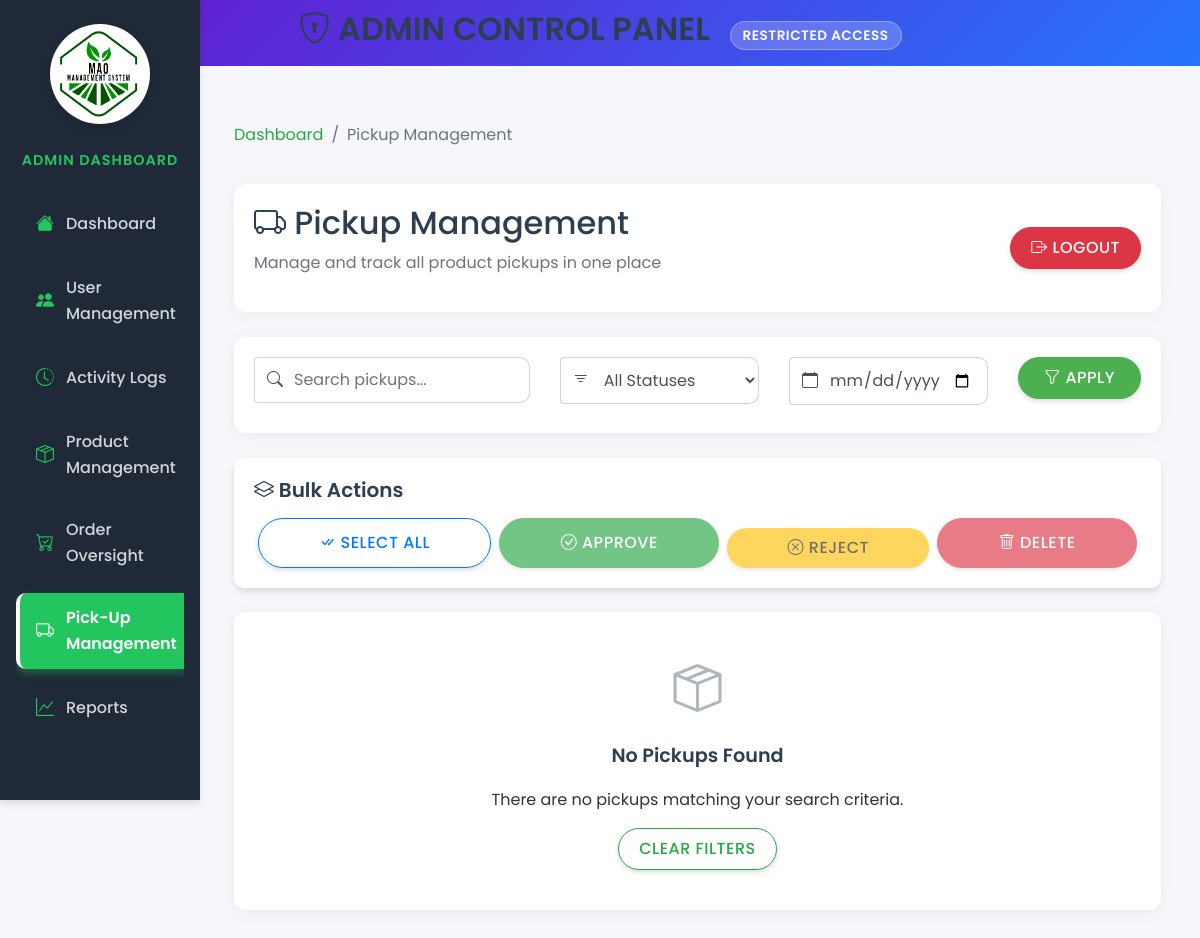
/views/admin/pickup-management.php?date=2025-05-16 00:00:00 (signed in), run on an earlier commit of the app's database.
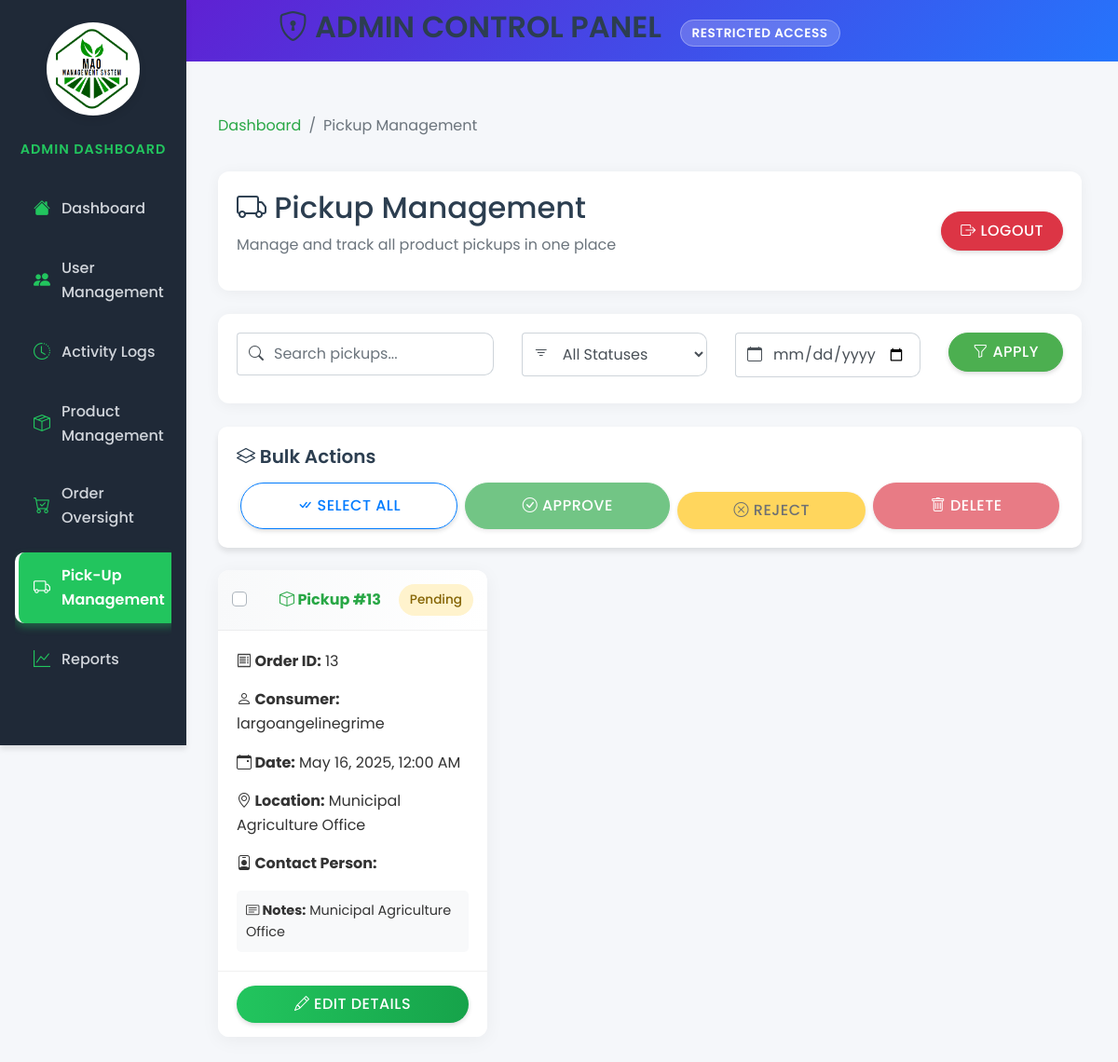
And on a later commit of the database.
### tables this page shows
CREATE TABLE `pickups` (
  `pickup_id` int(11) NOT NULL,
  `order_id` int(11) NOT NULL,
  `payment_id` int(11) DEFAULT NULL,
  `pickup_status` enum('pending','processing','ready','completed','canceled') DEFAULT 'pending',
  `pickup_date` datetime DEFAULT NULL,
  `pickup_location` varchar(255) DEFAULT 'Municipal Agriculture Office',
  `pickup_notes` text DEFAULT NULL,
  `office_location` varchar(255) DEFAULT 'Municipal Agriculture Office',
  `contact_person` varchar(100) DEFAULT NULL
);

CREATE TABLE `orders` (
  `order_id` int(11) NOT NULL,
  `consumer_id` int(11) DEFAULT NULL,
  `order_status` enum('pending','processing','ready','completed','canceled') DEFAULT 'pending',
  `order_date` timestamp NOT NULL DEFAULT current_timestamp(),
  `pickup_details` text DEFAULT NULL
);

CREATE TABLE `users` (
  `user_id` int(11) NOT NULL,
  `username` varchar(50) NOT NULL,
  `password` varchar(255) NOT NULL,
  `email` varchar(100) NOT NULL,
  `role_id` int(11) DEFAULT NULL,
  `created_at` timestamp NOT NULL DEFAULT current_timestamp(),
  `updated_at` timestamp NOT NULL DEFAULT current_timestamp() ON UPDATE current_timestamp(),
  `first_name` varchar(100) NOT NULL,
  `last_name` varchar(100) NOT NULL,
  `contact_number` varchar(20) DEFAULT NULL,
  `address` text DEFAULT NULL
);

### views/admin/pickup-management.php (the view, shortened to what the rows shown need)
<?php
$database = new Database();
$conn = $database->connect();
$limit = 10;
$page = isset($_GET['page']) ? (int)$_GET['page'] : 1;
$offset = ($page - 1) * $limit;
$dateFilter = isset($_GET['date']) ? $_GET['date'] : '';
$query = "SELECT
            p.pickup_id,
            o.order_id,
            c.username AS consumer_name,
            p.pickup_status,
            p.pickup_date,
            p.pickup_location,
            p.contact_person,
            p.pickup_notes
          FROM pickups AS p
          JOIN orders AS o ON p.order_id = o.order_id
          JOIN users AS c ON o.consumer_id = c.user_id";
$whereClauses = [];
$queryParams = [];
if (!empty($dateFilter)) {
    $whereClauses[] = "DATE(p.pickup_date) = :date";
    $queryParams[':date'] = $dateFilter;
}
if (!empty($whereClauses)) {
    $query .= " WHERE " . implode(" AND ", $whereClauses);
}
$query .= " ORDER BY p.pickup_date DESC LIMIT :limit OFFSET :offset";
$stmt = $conn->prepare($query);
$stmt->bindValue(':limit', $limit, PDO::PARAM_INT);
$stmt->bindValue(':offset', $offset, PDO::PARAM_INT);
if (!empty($queryParams)) {
    foreach ($queryParams as $param => $value) {
        $stmt->bindValue($param, $value, PDO::PARAM_STR);
    }
}
$stmt->execute();
$pickups = $stmt->fetchAll(PDO::FETCH_ASSOC);
?>
<!DOCTYPE html>
<html lang="en">
<head>
    <link href="https://stackpath.bootstrapcdn.com/bootstrap/4.5.2/css/bootstrap.min.css" rel="stylesheet">
    <link href="https://cdn.jsdelivr.net/npm/bootstrap-icons/font/bootstrap-icons.css" rel="stylesheet">
    <link rel="stylesheet" href="../../public/style/admin.css">
    <link rel="stylesheet" href="../../public/style/admin-sidebar.css">
    <link rel="stylesheet" href="../../public/style/pickup-management.css">
    <link rel="stylesheet" href="https://cdnjs.cloudflare.com/ajax/libs/bootstrap-datepicker/1.9.0/css/bootstrap-datepicker.min.css">
</head>
<body>
    <div class="admin-header text-center">
        <h2><i class="bi bi-shield-lock"></i> ADMIN CONTROL PANEL <span class="admin-badge">Restricted Access</span></h2>
    </div>
    <div class="container-fluid">
        <div class="row">
            <main role="main" class="col-md-9 ml-sm-auto col-lg-10 px-4 py-4 pickup-management-page">
                <div class="page-header">
                    <div class="header-content">
                        <h1 class="h2"><i class="bi bi-truck"></i> Pickup Management</h1>
                    </div>
                </div>
                <?php if (count($pickups) > 0): ?>
                    <div class="row">
                        <?php foreach ($pickups as $pickup): ?>
                            <div class="col-md-6 col-lg-4">
                                <div class="card pickup-card mb-4">
                                    <div class="card-header d-flex justify-content-between align-items-center">
                                        <span class="font-weight-bold"><i class="bi bi-box"></i> Pickup #<?= htmlspecialchars($pickup['pickup_id']) ?></span>
                                        <span class="status-label status-<?= strtolower(str_replace(' ', '-', $pickup['pickup_status'])) ?>">
                                            <?= ucfirst(htmlspecialchars($pickup['pickup_status'])) ?>
                                        </span>
                                    </div>
                                    <div class="card-body">
                                        <p><strong><i class="bi bi-receipt"></i> Order ID:</strong> <?= htmlspecialchars($pickup['order_id']) ?></p>
                                        <p><strong><i class="bi bi-person"></i> Consumer:</strong> <?= htmlspecialchars($pickup['consumer_name']) ?></p>
                                        <p><strong><i class="bi bi-calendar-event"></i> Date:</strong> <?= htmlspecialchars(date("F j, Y, g:i A", strtotime($pickup['pickup_date']))) ?></p>
                                        <p><strong><i class="bi bi-geo-alt"></i> Location:</strong> <?= htmlspecialchars($pickup['pickup_location']) ?></p>
                                        <p>
                                            <strong><i class="bi bi-person-badge"></i> Contact Person:</strong>
                                        </p>
                                        <div class="pickup-notes">
                                            <strong><i class="bi bi-card-text"></i> Notes:</strong> <?= htmlspecialchars($pickup['pickup_notes'] ?: 'No notes available') ?>
                                        </div>
                                    </div>
                                    <div class="card-footer">
                                        <button type="button" class="btn btn-primary btn-block edit-pickup-btn"
                                                data-toggle="modal"
                                                data-target="#editPickupModal"
                                                data-pickup-id="<?= htmlspecialchars($pickup['pickup_id']) ?>"
                                                data-pickup-status="<?= htmlspecialchars($pickup['pickup_status']) ?>"
                                                data-pickup-date="<?= htmlspecialchars($pickup['pickup_date']) ?>"
                                                data-pickup-location="<?= htmlspecialchars($pickup['pickup_location']) ?>"
                                                data-contact-person="<?= htmlspecialchars($pickup['contact_person']) ?>"
                                                data-pickup-notes="<?= htmlspecialchars($pickup['pickup_notes']) ?>">
                                            <i class="bi bi-pencil"></i> Edit Details
                                        </button>
                                    </div>
                                </div>
                            </div>
                        <?php endforeach; ?>
                    </div>
                <?php endif; ?>
            </main>
        </div>
    </div>
</body>
</html>

What changed in the data, as far as the page shows it:
added pickups: pickup_id "13", pickup_status "Pending", order.order_id "13", users.username "largoangelinegrime", pickup_date "May 16, 2025, 12:00 AM", pickup_location "Municipal Agriculture Office", pickup_notes "Municipal Agriculture Office"
Also different on the page:
text no longer shown: "No Pickups Found There are no pickups matching your search criteria. CLEAR FILTERS"
